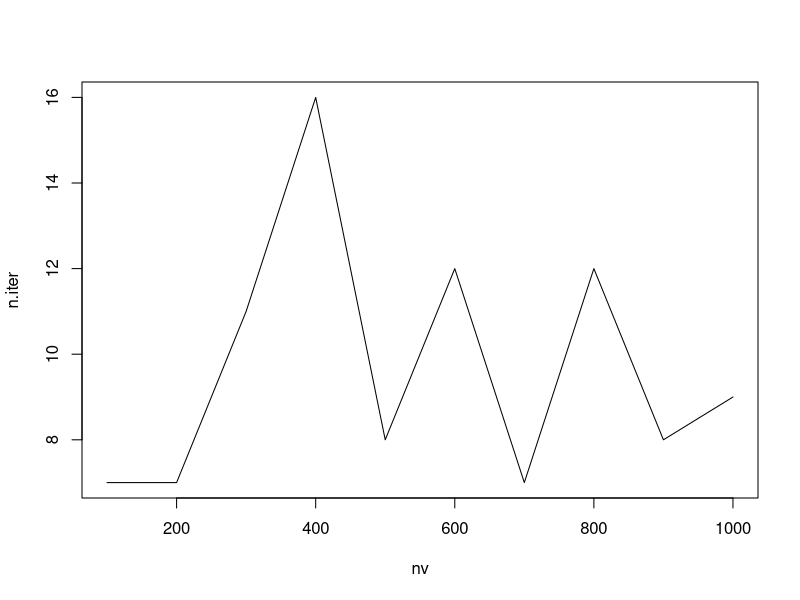

Generate this figure with R:
##Poisson Regression
n<-50 ## sample size
nv<-seq(from=100,to=1000,by=100) ## vector of different sample sizes
n.iter<-rep(NA,length(nv)) ## Placeholder vector for number of 
## iterations required for different sample sizes
for (k in 1:length(nv)){
  ## Generating the data: Design matrix from normal distribution 
  ## for a particular sample size
  n<-nv[k]
  x1<-rnorm(n,mean=1,sd=0.5)
  x2<-rnorm(n,mean=1,sd=0.5)
  X<-cbind(1,x1,x2) ## Design matrix
  p<-3 ## Number of predictors
  beta<-c(1,2,3) ## true parameter vector
  eta<-X%*%beta ## Linear predictor
  lambda<-exp(eta) ## Poisson parameter vector
  Y<-rep(NA,n) ## placeholder vector for response data
  
  ## response sampled from Poisson according to lambda vector
  for (i in 1:n){
    Y[i]<-rpois(1,lambda[i])
  }
  
  ## Fisher Scoring Algorithm
  m<-100 ## size of the iteration matrix
  
  ## score function
  s <- function(b){
    score<-t(X)%*%(Y-exp(X%*%b))
    return(score)
  }
  
  ## Fisher matrix
  f<-function(b){
    w<-exp(X%*%b)
    W<-diag(c(w))
    fisher<-t(X)%*%W%*%X
    return(fisher)
  }
  
  ## placeholder matrix for different iterates of parameter vector 
  beta.iterates<-matrix(0,nrow=p, ncol=m+1)
  ## Initial beta vector randomly chosen
  beta.iterates[,1]<-c(3,2,1)
  ## threshold for stopping the iterations
  epsilon<-10^(-2)
  ## placeholder vector for the difference of iterated beta vector 
  ## and true beta vector for checking convergence criteria
  d<-rep(NA,p)
  ## indicator for stopping the algorithm when convergence criteria is met
  stop<-0
  ## iterations
  for (i in 1:m){
    if (stop==0){
      beta.iterates[,i+1]<-beta.iterates[,i]+solve(f(beta.iterates[,i]))%*%s(beta.iterates[,i])
      for (j in 1:p){
        d[j]<-abs((beta.iterates[j,i+1]-beta[j])) 
      }
      if (prod(d<=epsilon)==TRUE){
        stop<-1
        stop.idx<-i+1
      }
    }
  }
  n.iter[k]<-stop.idx
}
n.iter
plot(nv,n.iter,type="l") ## shaky plot nothing concrete can be inferred


## Bernoulli Regression

n<-10000
x1=rnorm(n,mean=1,sd=0.5)
x2=rnorm(n,mean=1,sd=0.5)
X=cbind(1,x1,x2)
pn<-3
beta<-c(1,-2,3)
eta<-X%*%beta
p<-exp(eta)/(1+exp(eta))
## placeholder vector for response data
Y<-matrix(NA,nrow=n,ncol=1)

## response sampled from Poisson according to lambda vector
for (i in 1:n){
  Y[i]<-rbinom(1,1,p[i])
}

## Fisher Scoring Algorithm
m=100
s <- function(b){
  score<-t(X)%*%(Y-c(((exp(X%*%b))/(1+exp(X%*%b)))))
  return(score)
}
s(beta)

f<-function(b){
  w<-c(exp(X%*%b))/c(((1+exp(X%*%b))^2))
  W<-diag(c(w))
  fisher<-t(X)%*%W%*%X
  return(fisher)
}

beta.iterates<-matrix(0,nrow=pn, ncol=m+1)
beta.iterates[,1]<-c(1,-1,2)
sum<-beta.iterates[,1]
## threshold
epsilon<-10^(-2)
d<-rep(NA,pn)
stop<-0
stop.idx<-0
for (i in 1:m){
  if (stop==0){
    beta.iterates[,i+1]<-beta.iterates[,i]+solve(f(beta.iterates[,i]))%*%s(beta.iterates[,i])
    sum<-sum+beta.iterates[,i+1]
    for (j in 1:pn){
      d[j]<-abs((beta.iterates[j,i+1]-beta.iterates[j,i])) 
    }
    if (prod(d<=epsilon)==TRUE){
      stop<-1
      stop.idx<-i+1
    }
  }
}
stop.idx
beta.iterates[,stop.idx]
beta.iterates